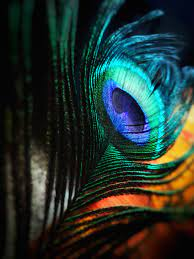
#> input picture Resources/feather.jpg, 194 x 259 px
$ python Chapter2.py
#> lines starting #> are read from the running program, lines starting #| are printed output that depends on the picture; after the words box and inside, x2 and y2 are one past the last pixel; in counts of white or black regions, pixels touching at a corner belong together
import cv2
import numpy as np

img = cv2.imread("Resources/feather.jpg")
#> img is the input picture: shape (259, 194, 3); mean B, G, R 44.6, 49.9, 35.3

cv2.imshow("Image", img)
# cv2.waitKey(0)

# cvtColor is used to alter the color specifications of an image
# first parameter is the image
# second is cv2.COLOR method used to define the conversion
# cv2 uses BGR instead of standard RGB
# COLOR_BGR2GRAY method is used to convert a colored image to GrayScale image
imgGray = cv2.cvtColor(img, cv2.COLOR_BGR2GRAY)
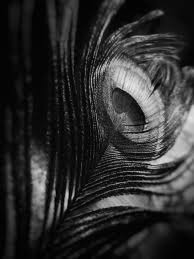
#> imgGray: shape (259, 194); min 0, max 237, mean 44.9

cv2.imshow("Gray image", imgGray)
# cv2.waitKey(0)

# GaussianBlur method is used to blur images
# first parameter defines the image source
# second parameter ksize defines the kernel size    - it has to be odd
# third parameter is sigmaX
imgBlur = cv2.GaussianBlur(imgGray, (7, 7), 0)
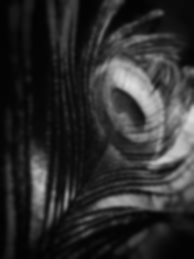
#> imgBlur: shape (259, 194); min 2, max 219, mean 44.9

cv2.imshow("Blur Image", imgBlur)
# cv2.waitKey(0)

# edge detector in image
# the higher the threshold values less the number of edges
# imgCanny = cv2.Canny(img, 100, 100)
imgCanny = cv2.Canny(img, 200, 200)
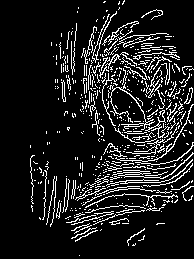
#> imgCanny: shape (259, 194); 11.9% white in thin lines or dots, all inside (x1, y1, x2, y2) = (30, 0, 194, 256)

cv2.imshow("Canny Image", imgCanny)
# cv2.waitKey(0)

# image Dilation
# increasing the edge thickness
# changing the kernel size affects the thickness
kernel = np.ones((3, 3), np.uint8)  # requires numpy module
# changing the iterations also affects the thickness
imgDilation = cv2.dilate(imgCanny, kernel, iterations=1)
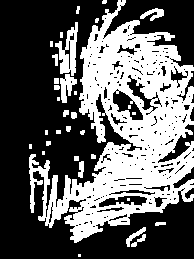
#> imgDilation: shape (259, 194); 38.1% white; 33 white regions (13 under 20 px), largest, box (x1, y1, x2, y2) and area: (29, 0, 194, 243) 17303, (55, 22, 78, 76) 594, (60, 74, 77, 103) 269

cv2.imshow("Dilated image", imgDilation)
# cv2.waitKey(0)

# image Erosion
# reducing the edge thickness
imgEroded = cv2.erode(imgDilation, kernel)
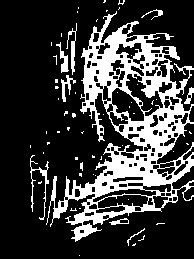
#> imgEroded: shape (259, 194); 23.1% white; 60 white regions (50 under 20 px), largest, box (x1, y1, x2, y2) and area: (46, 11, 194, 242) 10453, (30, 155, 49, 220) 226, (66, 23, 77, 75) 171

cv2.imshow("Eroded image", imgEroded)
cv2.waitKey(0)

$ run again, with Resources/people.jpg copied over Resources/feather.jpg
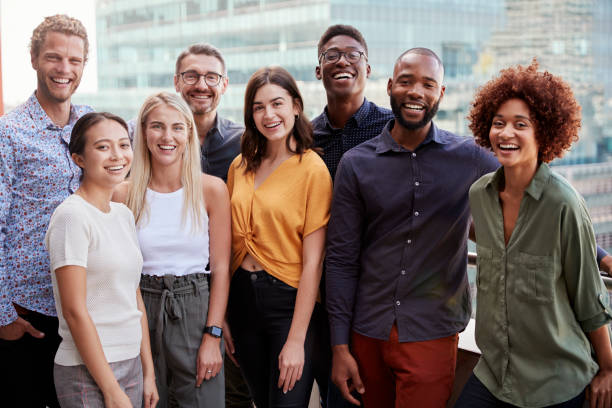
#> input picture Resources/people.jpg, 612 x 408 px
#> img is the input picture: shape (408, 612, 3); mean B, G, R 109.5, 112.6, 126.8
#> `imgCanny = cv2.Canny(img, 200, 200)`:
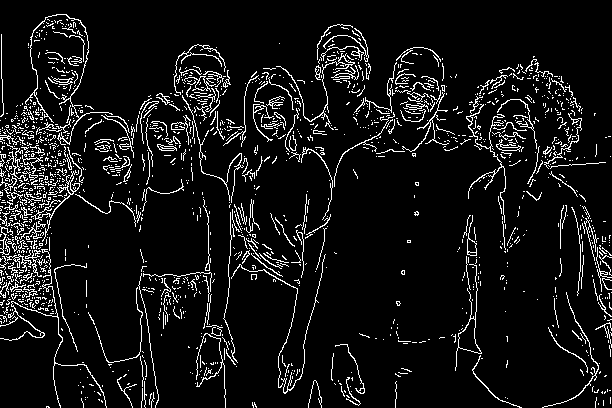
#> imgCanny: shape (408, 612); 7.9% white in thin lines or dots
#> imgDilation: shape (408, 612); 25.6% white; 131 white regions (60 under 20 px), largest, box (x1, y1, x2, y2) and area: (0, 13, 607, 408) 52603, (570, 204, 612, 358) 2134, (450, 214, 523, 408) 1841
#> `imgEroded = cv2.erode(imgDilation, kernel)`:
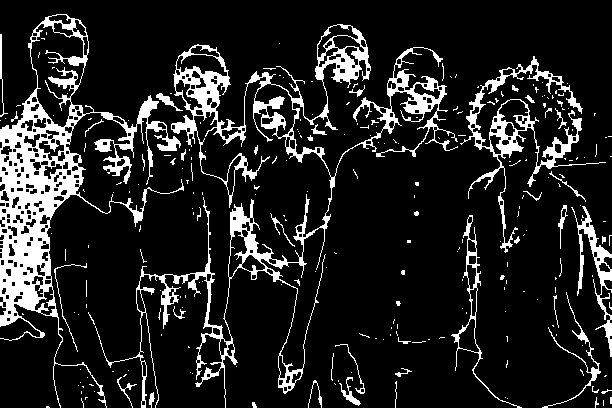
#> imgEroded: shape (408, 612); 13.6% white; 250 white regions (207 under 20 px), largest, box (x1, y1, x2, y2) and area: (0, 14, 184, 408) 12790, (95, 24, 458, 408) 12522, (460, 56, 606, 253) 3305
